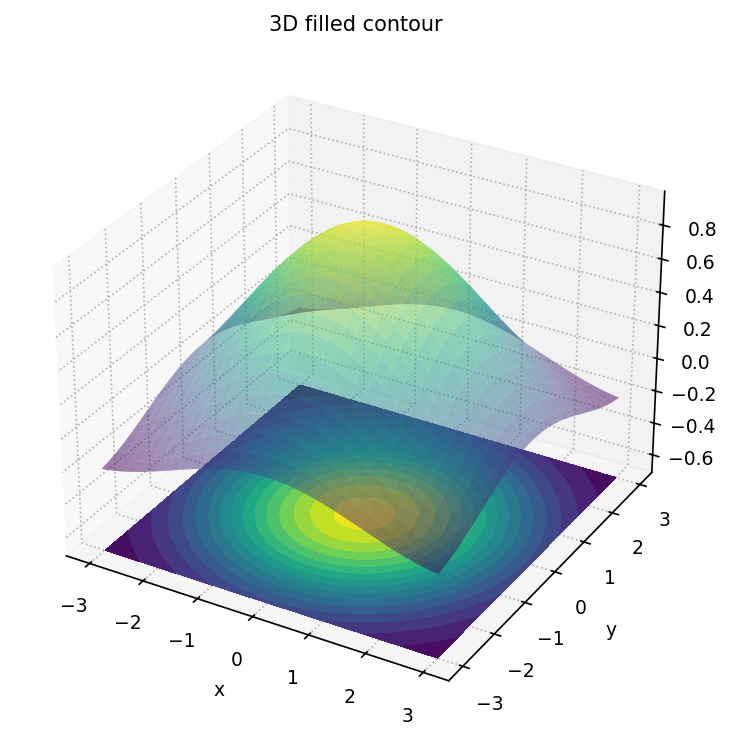

Reproduce this figure in Python.
"""contour_filled_3d: 3D 填充等高线 + 曲面."""
import sys, os; sys.path.insert(0, os.path.join(os.path.dirname(os.path.abspath(__file__)), '..', '..', '_utils', 'python'))
import matplotlib.pyplot as plt
from theme import apply_theme
from demo_data import gen_3d_surface

def make_figure(title='3D filled contour'):
    apply_theme(fig_size=(6.5, 5))
    X, Y, Z = gen_3d_surface(n=60, kind='sinc')
    fig = plt.figure()
    ax = fig.add_subplot(111, projection='3d')
    ax.contourf(X, Y, Z, zdir='z', offset=Z.min()-0.5, levels=15, cmap='viridis')
    ax.plot_surface(X, Y, Z, cmap='viridis', alpha=0.5, linewidth=0)
    ax.set_zlim(Z.min()-0.5, Z.max())
    ax.set_xlabel('x'); ax.set_ylabel('y'); ax.set_zlabel('z')
    ax.set_title(title)
    fig.tight_layout()
    return fig

if __name__ == '__main__':
    fig = make_figure(); fig.savefig(__file__.replace('.py', '.png'), dpi=150)
